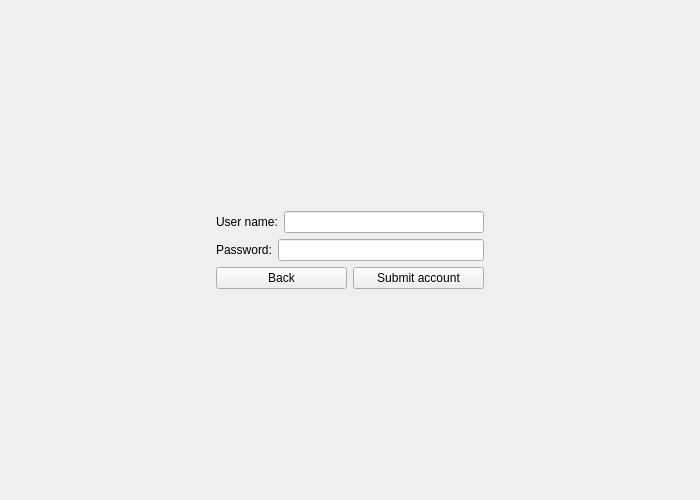
<?xml version="1.0" encoding="UTF-8"?>
<ui version="4.0">
 <class>newAccount</class>
 <widget class="QWidget" name="newAccount">
  <property name="geometry">
   <rect>
    <x>0</x>
    <y>0</y>
    <width>700</width>
    <height>500</height>
   </rect>
  </property>
  <property name="windowTitle">
   <string>Form</string>
  </property>
  <layout class="QGridLayout" name="gridLayout">
   <item row="0" column="1">
    <spacer name="verticalSpacer">
     <property name="orientation">
      <enum>Qt::Vertical</enum>
     </property>
     <property name="sizeHint" stdset="0">
      <size>
       <width>20</width>
       <height>175</height>
      </size>
     </property>
    </spacer>
   </item>
   <item row="1" column="0">
    <spacer name="horizontalSpacer">
     <property name="orientation">
      <enum>Qt::Horizontal</enum>
     </property>
     <property name="sizeHint" stdset="0">
      <size>
       <width>185</width>
       <height>20</height>
      </size>
     </property>
    </spacer>
   </item>
   <item row="1" column="1">
    <layout class="QVBoxLayout" name="verticalLayout_2">
     <item>
      <layout class="QHBoxLayout" name="horizontalLayout_4">
       <item>
        <widget class="QLabel" name="label_4">
         <property name="text">
          <string>User name:</string>
         </property>
        </widget>
       </item>
       <item>
        <widget class="QLineEdit" name="lineEdit_5">
         <property name="minimumSize">
          <size>
           <width>200</width>
           <height>0</height>
          </size>
         </property>
         <property name="text">
          <string/>
         </property>
        </widget>
       </item>
      </layout>
     </item>
     <item>
      <layout class="QHBoxLayout" name="horizontalLayout_3">
       <item>
        <widget class="QLabel" name="label_5">
         <property name="text">
          <string>Password:</string>
         </property>
        </widget>
       </item>
       <item>
        <widget class="QLineEdit" name="lineEdit_4">
         <property name="minimumSize">
          <size>
           <width>200</width>
           <height>0</height>
          </size>
         </property>
         <property name="text">
          <string/>
         </property>
         <property name="echoMode">
          <enum>QLineEdit::Normal</enum>
         </property>
        </widget>
       </item>
      </layout>
     </item>
     <item>
      <layout class="QHBoxLayout" name="horizontalLayout_2">
       <item>
        <widget class="QPushButton" name="pushButton_2">
         <property name="text">
          <string>Back</string>
         </property>
        </widget>
       </item>
       <item>
        <widget class="QPushButton" name="pushButton">
         <property name="text">
          <string>Submit account</string>
         </property>
        </widget>
       </item>
      </layout>
     </item>
    </layout>
   </item>
   <item row="1" column="2">
    <spacer name="horizontalSpacer_2">
     <property name="orientation">
      <enum>Qt::Horizontal</enum>
     </property>
     <property name="sizeHint" stdset="0">
      <size>
       <width>184</width>
       <height>20</height>
      </size>
     </property>
    </spacer>
   </item>
   <item row="2" column="1">
    <spacer name="verticalSpacer_2">
     <property name="orientation">
      <enum>Qt::Vertical</enum>
     </property>
     <property name="sizeHint" stdset="0">
      <size>
       <width>20</width>
       <height>175</height>
      </size>
     </property>
    </spacer>
   </item>
  </layout>
 </widget>
 <resources/>
 <connections/>
</ui>
